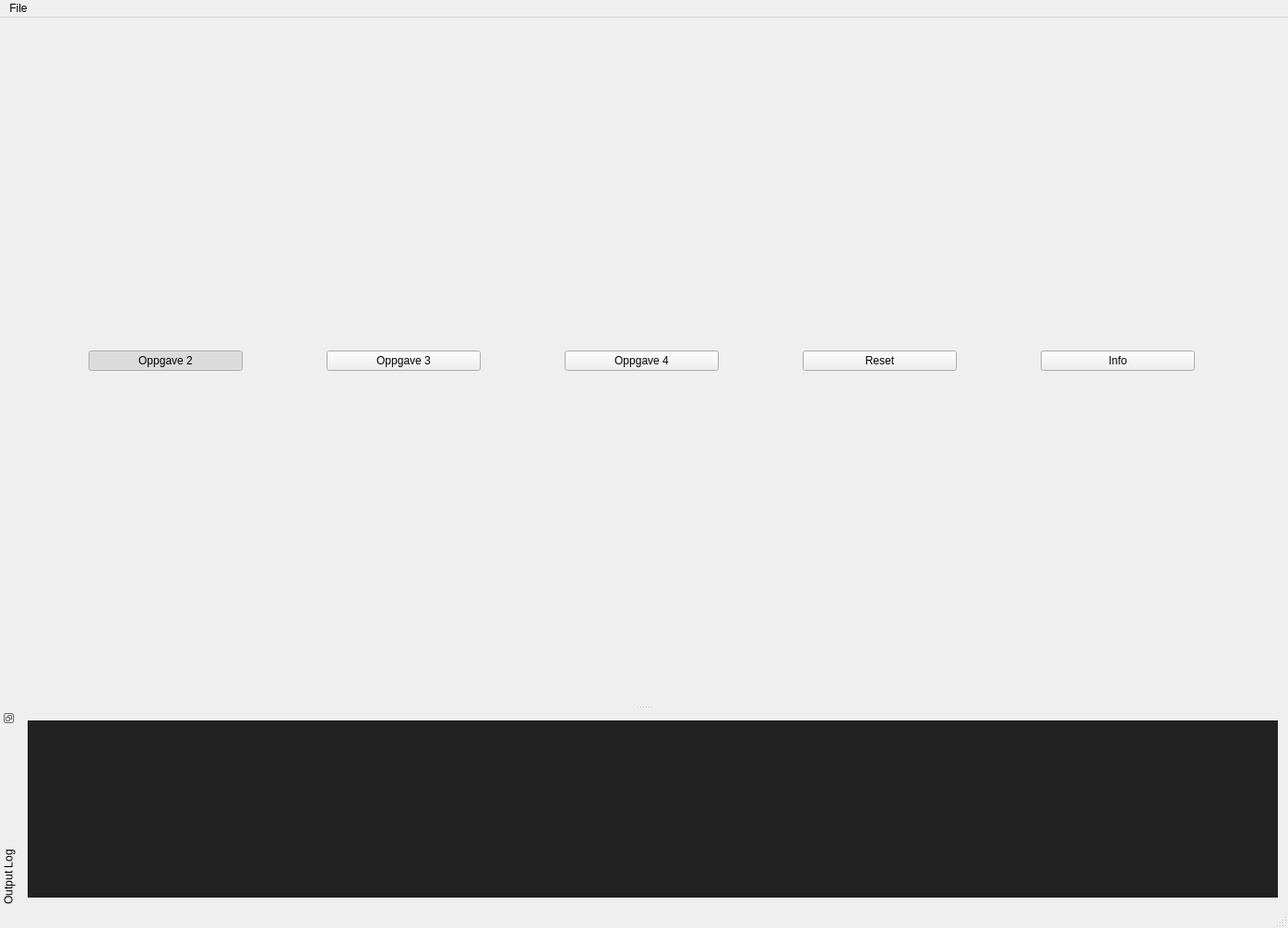
<?xml version="1.0" encoding="UTF-8"?>
<ui version="4.0">
 <class>MainWindow</class>
 <widget class="QMainWindow" name="MainWindow">
  <property name="geometry">
   <rect>
    <x>0</x>
    <y>0</y>
    <width>1396</width>
    <height>1006</height>
   </rect>
  </property>
  <property name="sizePolicy">
   <sizepolicy hsizetype="Preferred" vsizetype="Preferred">
    <horstretch>0</horstretch>
    <verstretch>0</verstretch>
   </sizepolicy>
  </property>
  <property name="windowTitle">
   <string>OpenGL in Qt is great fun!</string>
  </property>
  <widget class="QWidget" name="centralWidget">
   <layout class="QVBoxLayout" name="verticalLayout">
    <item>
     <layout class="QHBoxLayout" name="horizontalLayout_2">
      <item>
       <widget class="QPushButton" name="task2Button">
        <property name="maximumSize">
         <size>
          <width>167</width>
          <height>16777215</height>
         </size>
        </property>
        <property name="text">
         <string>Oppgave 2</string>
        </property>
        <property name="checkable">
         <bool>true</bool>
        </property>
        <property name="checked">
         <bool>true</bool>
        </property>
       </widget>
      </item>
      <item>
       <widget class="QPushButton" name="task3Button">
        <property name="maximumSize">
         <size>
          <width>167</width>
          <height>16777215</height>
         </size>
        </property>
        <property name="text">
         <string>Oppgave 3</string>
        </property>
        <property name="checkable">
         <bool>true</bool>
        </property>
       </widget>
      </item>
      <item>
       <widget class="QPushButton" name="task4Button">
        <property name="maximumSize">
         <size>
          <width>167</width>
          <height>16777215</height>
         </size>
        </property>
        <property name="text">
         <string>Oppgave 4</string>
        </property>
       </widget>
      </item>
      <item>
       <widget class="QPushButton" name="Reset">
        <property name="maximumSize">
         <size>
          <width>167</width>
          <height>16777215</height>
         </size>
        </property>
        <property name="text">
         <string>Reset</string>
        </property>
        <property name="checkable">
         <bool>true</bool>
        </property>
       </widget>
      </item>
      <item>
       <widget class="QPushButton" name="controlButton">
        <property name="maximumSize">
         <size>
          <width>167</width>
          <height>16777215</height>
         </size>
        </property>
        <property name="text">
         <string>Info</string>
        </property>
        <property name="checkable">
         <bool>true</bool>
        </property>
        <property name="checked">
         <bool>false</bool>
        </property>
       </widget>
      </item>
     </layout>
    </item>
    <item>
     <layout class="QVBoxLayout" name="OpenGLLayout"/>
    </item>
   </layout>
  </widget>
  <widget class="QMenuBar" name="menuBar">
   <property name="geometry">
    <rect>
     <x>0</x>
     <y>0</y>
     <width>1396</width>
     <height>21</height>
    </rect>
   </property>
   <widget class="QMenu" name="menuFile">
    <property name="title">
     <string>File</string>
    </property>
    <addaction name="fileExit"/>
   </widget>
   <addaction name="menuFile"/>
  </widget>
  <widget class="QStatusBar" name="statusBar"/>
  <widget class="QDockWidget" name="dockWidgetConsole">
   <property name="features">
    <set>QDockWidget::DockWidgetFloatable|QDockWidget::DockWidgetMovable|QDockWidget::DockWidgetVerticalTitleBar</set>
   </property>
   <property name="windowTitle">
    <string>Output Log</string>
   </property>
   <attribute name="dockWidgetArea">
    <number>8</number>
   </attribute>
   <widget class="QWidget" name="dockWidgetContents">
    <layout class="QHBoxLayout" name="horizontalLayout">
     <item>
      <widget class="QPlainTextEdit" name="outputLog">
       <property name="palette">
        <palette>
         <active>
          <colorrole role="Button">
           <brush brushstyle="SolidPattern">
            <color alpha="255">
             <red>34</red>
             <green>34</green>
             <blue>34</blue>
            </color>
           </brush>
          </colorrole>
          <colorrole role="Light">
           <brush brushstyle="SolidPattern">
            <color alpha="255">
             <red>51</red>
             <green>51</green>
             <blue>51</blue>
            </color>
           </brush>
          </colorrole>
          <colorrole role="Midlight">
           <brush brushstyle="SolidPattern">
            <color alpha="255">
             <red>42</red>
             <green>42</green>
             <blue>42</blue>
            </color>
           </brush>
          </colorrole>
          <colorrole role="Dark">
           <brush brushstyle="SolidPattern">
            <color alpha="255">
             <red>17</red>
             <green>17</green>
             <blue>17</blue>
            </color>
           </brush>
          </colorrole>
          <colorrole role="Mid">
           <brush brushstyle="SolidPattern">
            <color alpha="255">
             <red>23</red>
             <green>23</green>
             <blue>23</blue>
            </color>
           </brush>
          </colorrole>
          <colorrole role="Text">
           <brush brushstyle="SolidPattern">
            <color alpha="255">
             <red>255</red>
             <green>255</green>
             <blue>255</blue>
            </color>
           </brush>
          </colorrole>
          <colorrole role="BrightText">
           <brush brushstyle="SolidPattern">
            <color alpha="255">
             <red>255</red>
             <green>255</green>
             <blue>255</blue>
            </color>
           </brush>
          </colorrole>
          <colorrole role="ButtonText">
           <brush brushstyle="SolidPattern">
            <color alpha="255">
             <red>255</red>
             <green>255</green>
             <blue>255</blue>
            </color>
           </brush>
          </colorrole>
          <colorrole role="Base">
           <brush brushstyle="SolidPattern">
            <color alpha="255">
             <red>34</red>
             <green>34</green>
             <blue>34</blue>
            </color>
           </brush>
          </colorrole>
          <colorrole role="Window">
           <brush brushstyle="SolidPattern">
            <color alpha="255">
             <red>34</red>
             <green>34</green>
             <blue>34</blue>
            </color>
           </brush>
          </colorrole>
          <colorrole role="Shadow">
           <brush brushstyle="SolidPattern">
            <color alpha="255">
             <red>0</red>
             <green>0</green>
             <blue>0</blue>
            </color>
           </brush>
          </colorrole>
          <colorrole role="AlternateBase">
           <brush brushstyle="SolidPattern">
            <color alpha="255">
             <red>17</red>
             <green>17</green>
             <blue>17</blue>
            </color>
           </brush>
          </colorrole>
          <colorrole role="ToolTipBase">
           <brush brushstyle="SolidPattern">
            <color alpha="255">
             <red>255</red>
             <green>255</green>
             <blue>220</blue>
            </color>
           </brush>
          </colorrole>
          <colorrole role="ToolTipText">
           <brush brushstyle="SolidPattern">
            <color alpha="255">
             <red>0</red>
             <green>0</green>
             <blue>0</blue>
            </color>
           </brush>
          </colorrole>
          <colorrole role="PlaceholderText">
           <brush brushstyle="SolidPattern">
            <color alpha="128">
             <red>255</red>
             <green>255</green>
             <blue>255</blue>
            </color>
           </brush>
          </colorrole>
         </active>
         <inactive>
          <colorrole role="Button">
           <brush brushstyle="SolidPattern">
            <color alpha="255">
             <red>34</red>
             <green>34</green>
             <blue>34</blue>
            </color>
           </brush>
          </colorrole>
          <colorrole role="Light">
           <brush brushstyle="SolidPattern">
            <color alpha="255">
             <red>51</red>
             <green>51</green>
             <blue>51</blue>
            </color>
           </brush>
          </colorrole>
          <colorrole role="Midlight">
           <brush brushstyle="SolidPattern">
            <color alpha="255">
             <red>42</red>
             <green>42</green>
             <blue>42</blue>
            </color>
           </brush>
          </colorrole>
          <colorrole role="Dark">
           <brush brushstyle="SolidPattern">
            <color alpha="255">
             <red>17</red>
             <green>17</green>
             <blue>17</blue>
            </color>
           </brush>
          </colorrole>
          <colorrole role="Mid">
           <brush brushstyle="SolidPattern">
            <color alpha="255">
             <red>23</red>
             <green>23</green>
             <blue>23</blue>
            </color>
           </brush>
          </colorrole>
          <colorrole role="Text">
           <brush brushstyle="SolidPattern">
            <color alpha="255">
             <red>255</red>
             <green>255</green>
             <blue>255</blue>
            </color>
           </brush>
          </colorrole>
          <colorrole role="BrightText">
           <brush brushstyle="SolidPattern">
            <color alpha="255">
             <red>255</red>
             <green>255</green>
             <blue>255</blue>
            </color>
           </brush>
          </colorrole>
          <colorrole role="ButtonText">
           <brush brushstyle="SolidPattern">
            <color alpha="255">
             <red>255</red>
             <green>255</green>
             <blue>255</blue>
            </color>
           </brush>
          </colorrole>
          <colorrole role="Base">
           <brush brushstyle="SolidPattern">
            <color alpha="255">
             <red>34</red>
             <green>34</green>
             <blue>34</blue>
            </color>
           </brush>
          </colorrole>
          <colorrole role="Window">
           <brush brushstyle="SolidPattern">
            <color alpha="255">
             <red>34</red>
             <green>34</green>
             <blue>34</blue>
            </color>
           </brush>
          </colorrole>
          <colorrole role="Shadow">
           <brush brushstyle="SolidPattern">
            <color alpha="255">
             <red>0</red>
             <green>0</green>
             <blue>0</blue>
            </color>
           </brush>
          </colorrole>
          <colorrole role="AlternateBase">
           <brush brushstyle="SolidPattern">
            <color alpha="255">
             <red>17</red>
             <green>17</green>
             <blue>17</blue>
            </color>
           </brush>
          </colorrole>
          <colorrole role="ToolTipBase">
           <brush brushstyle="SolidPattern">
            <color alpha="255">
             <red>255</red>
             <green>255</green>
             <blue>220</blue>
            </color>
           </brush>
          </colorrole>
          <colorrole role="ToolTipText">
           <brush brushstyle="SolidPattern">
            <color alpha="255">
             <red>0</red>
             <green>0</green>
             <blue>0</blue>
            </color>
           </brush>
          </colorrole>
          <colorrole role="PlaceholderText">
           <brush brushstyle="SolidPattern">
            <color alpha="128">
             <red>255</red>
             <green>255</green>
             <blue>255</blue>
            </color>
           </brush>
          </colorrole>
         </inactive>
         <disabled>
          <colorrole role="Button">
           <brush brushstyle="SolidPattern">
            <color alpha="255">
             <red>34</red>
             <green>34</green>
             <blue>34</blue>
            </color>
           </brush>
          </colorrole>
          <colorrole role="Light">
           <brush brushstyle="SolidPattern">
            <color alpha="255">
             <red>51</red>
             <green>51</green>
             <blue>51</blue>
            </color>
           </brush>
          </colorrole>
          <colorrole role="Midlight">
           <brush brushstyle="SolidPattern">
            <color alpha="255">
             <red>42</red>
             <green>42</green>
             <blue>42</blue>
            </color>
           </brush>
          </colorrole>
          <colorrole role="Dark">
           <brush brushstyle="SolidPattern">
            <color alpha="255">
             <red>17</red>
             <green>17</green>
             <blue>17</blue>
            </color>
           </brush>
          </colorrole>
          <colorrole role="Mid">
           <brush brushstyle="SolidPattern">
            <color alpha="255">
             <red>23</red>
             <green>23</green>
             <blue>23</blue>
            </color>
           </brush>
          </colorrole>
          <colorrole role="Text">
           <brush brushstyle="SolidPattern">
            <color alpha="255">
             <red>17</red>
             <green>17</green>
             <blue>17</blue>
            </color>
           </brush>
          </colorrole>
          <colorrole role="BrightText">
           <brush brushstyle="SolidPattern">
            <color alpha="255">
             <red>255</red>
             <green>255</green>
             <blue>255</blue>
            </color>
           </brush>
          </colorrole>
          <colorrole role="ButtonText">
           <brush brushstyle="SolidPattern">
            <color alpha="255">
             <red>17</red>
             <green>17</green>
             <blue>17</blue>
            </color>
           </brush>
          </colorrole>
          <colorrole role="Base">
           <brush brushstyle="SolidPattern">
            <color alpha="255">
             <red>34</red>
             <green>34</green>
             <blue>34</blue>
            </color>
           </brush>
          </colorrole>
          <colorrole role="Window">
           <brush brushstyle="SolidPattern">
            <color alpha="255">
             <red>34</red>
             <green>34</green>
             <blue>34</blue>
            </color>
           </brush>
          </colorrole>
          <colorrole role="Shadow">
           <brush brushstyle="SolidPattern">
            <color alpha="255">
             <red>0</red>
             <green>0</green>
             <blue>0</blue>
            </color>
           </brush>
          </colorrole>
          <colorrole role="AlternateBase">
           <brush brushstyle="SolidPattern">
            <color alpha="255">
             <red>34</red>
             <green>34</green>
             <blue>34</blue>
            </color>
           </brush>
          </colorrole>
          <colorrole role="ToolTipBase">
           <brush brushstyle="SolidPattern">
            <color alpha="255">
             <red>255</red>
             <green>255</green>
             <blue>220</blue>
            </color>
           </brush>
          </colorrole>
          <colorrole role="ToolTipText">
           <brush brushstyle="SolidPattern">
            <color alpha="255">
             <red>0</red>
             <green>0</green>
             <blue>0</blue>
            </color>
           </brush>
          </colorrole>
          <colorrole role="PlaceholderText">
           <brush brushstyle="SolidPattern">
            <color alpha="128">
             <red>255</red>
             <green>255</green>
             <blue>255</blue>
            </color>
           </brush>
          </colorrole>
         </disabled>
        </palette>
       </property>
      </widget>
     </item>
    </layout>
   </widget>
  </widget>
  <action name="fileExit">
   <property name="text">
    <string>Exit</string>
   </property>
   <property name="shortcut">
    <string>Ctrl+Q</string>
   </property>
  </action>
 </widget>
 <layoutdefault spacing="6" margin="11"/>
 <resources/>
 <connections/>
</ui>
